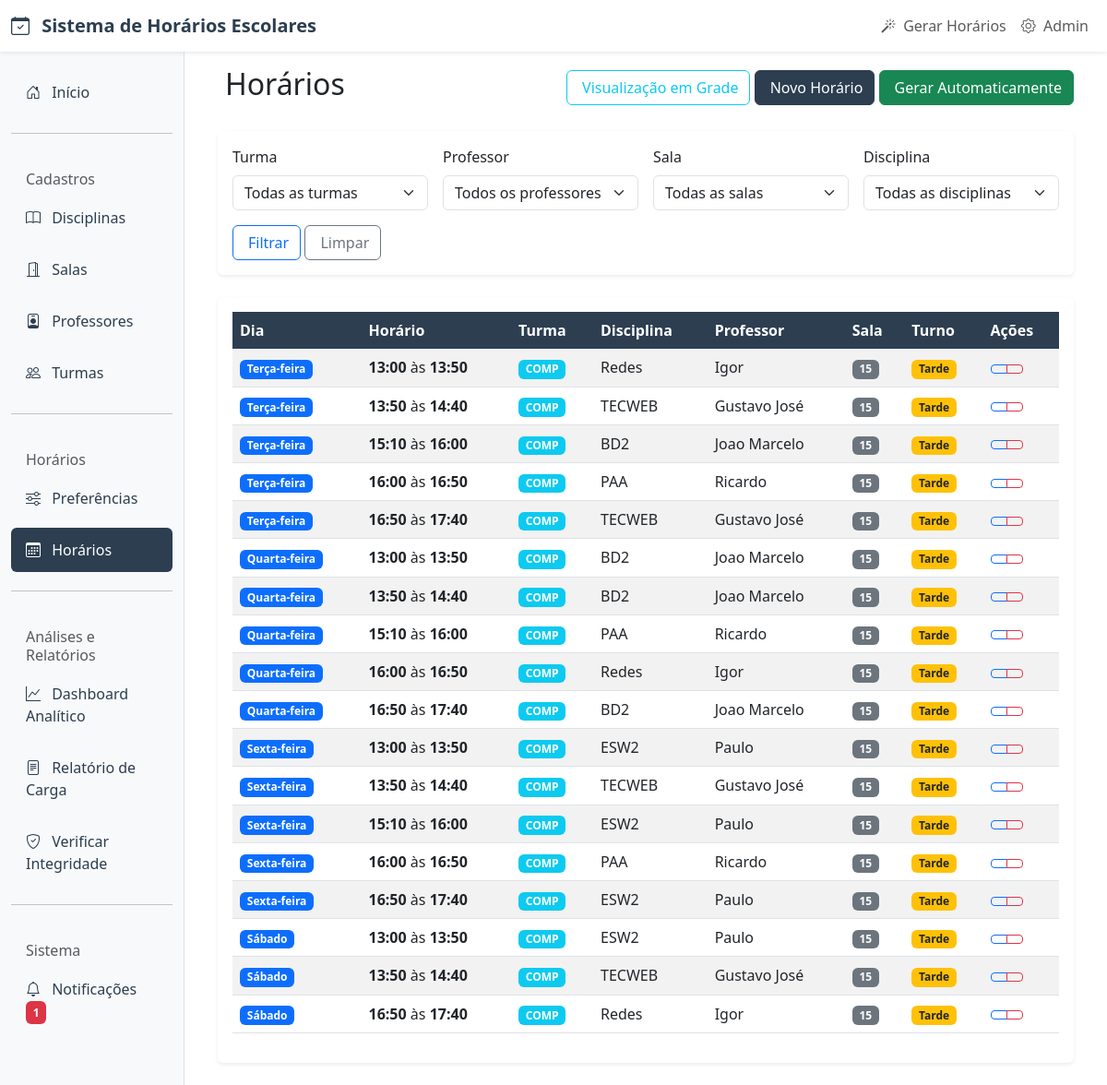
/horarios/, run on the app's committed database.
### core/models.py (models this page shows, shortened)
class Horario(models.Model):
    DIAS_SEMANA = [
        (0, 'Segunda-feira'),
        (1, 'Terça-feira'),
        (2, 'Quarta-feira'),
        (3, 'Quinta-feira'),
        (4, 'Sexta-feira'),
        (5, 'Sábado'),
        (6, 'Domingo'),
    ]
    TURNOS = [
        ('manha', 'Manhã'),
        ('tarde', 'Tarde'),
        ('noite', 'Noite'),
    ]
    turma = models.ForeignKey(
        Turma,
        on_delete=models.CASCADE,
        verbose_name="Turma",
        related_name="horarios"
    )
    disciplina = models.ForeignKey(
        Disciplina,
        on_delete=models.CASCADE,
        verbose_name="Disciplina",
        related_name="horarios"
    )
    professor = models.ForeignKey(
        Professor,
        on_delete=models.CASCADE,
        verbose_name="Professor",
        related_name="horarios"
    )
    sala = models.ForeignKey(
        Sala,
        on_delete=models.CASCADE,
        verbose_name="Sala",
        related_name="horarios"
    )
    periodo_letivo = models.ForeignKey(
        PeriodoLetivo,
        on_delete=models.CASCADE,
        verbose_name="Período Letivo",
        related_name="horarios",
        null=True,
        blank=True,
        help_text="Período letivo deste horário"
    )
    dia_semana = models.IntegerField(
        choices=DIAS_SEMANA,
        verbose_name="Dia da Semana"
    )
    turno = models.CharField(
        max_length=10,
        choices=TURNOS,
        verbose_name="Turno"
    )
    horario_inicio = models.TimeField(
        verbose_name="Horário de Início"
    )
    horario_fim = models.TimeField(
        verbose_name="Horário de Fim"
    )
    observacoes = models.TextField(
        verbose_name="Observações",
        blank=True,
        help_text="Observações sobre este horário específico"
    )
    ativo = models.BooleanField(
        default=True,
        verbose_name="Ativo",
        help_text="Se o horário está ativo"
    )
    criado_em = models.DateTimeField(auto_now_add=True)
    atualizado_em = models.DateTimeField(auto_now=True)
    class Meta:
        verbose_name = "Horário"
        verbose_name_plural = "Horários"
        ordering = ['dia_semana', 'horario_inicio']
        unique_together = [
            ['turma', 'dia_semana', 'horario_inicio', 'horario_fim', 'periodo_letivo'],
            ['professor', 'dia_semana', 'horario_inicio', 'horario_fim', 'periodo_letivo'],
            ['sala', 'dia_semana', 'horario_inicio', 'horario_fim', 'periodo_letivo'],
        ]

class Turma(models.Model):
    TURNOS_TURMA = [
        ('matutino', 'Matutino (Manhã)'),
        ('vespertino', 'Vespertino (Tarde)'),
        ('noturno', 'Noturno (Noite)'),
        ('integral', 'Integral (Manhã e Tarde)'),
        ('flexivel', 'Flexível (Qualquer Turno)'),
    ]
    nome_codigo = models.CharField(
        max_length=50,
        verbose_name="Nome/Código",
        help_text="Nome ou código identificador da turma"
    )
    serie_periodo = models.CharField(
        max_length=50,
        verbose_name="Série/Período",
        help_text="Série ou período da turma"
    )
    turno_turma = models.CharField(
        max_length=15,
        choices=TURNOS_TURMA,
        default='flexivel',
        verbose_name="Turno da Turma",
        help_text="Turno específico em que a turma estuda"
    )
    disciplinas = models.ManyToManyField(
        Disciplina,
        verbose_name="Disciplinas",
        help_text="Disciplinas cursadas pela turma",
        blank=True
    )
    numero_alunos = models.PositiveIntegerField(
        verbose_name="Número de Alunos",
        help_text="Quantidade de alunos na turma",
        validators=[MinValueValidator(1), MaxValueValidator(100)]
    )
    ativa = models.BooleanField(
        default=True,
        verbose_name="Ativa",
        help_text="Se a turma está ativa no sistema"
    )
    criado_em = models.DateTimeField(auto_now_add=True)
    atualizado_em = models.DateTimeField(auto_now=True)
    class Meta:
        verbose_name = "Turma"
        verbose_name_plural = "Turmas"
        ordering = ['nome_codigo']

class Disciplina(models.Model):
    nome = models.CharField(
        max_length=100,
        verbose_name="Nome da Disciplina",
        help_text="Nome completo da disciplina"
    )
    carga_horaria_semanal = models.PositiveIntegerField(
        verbose_name="Carga Horária Semanal",
        help_text="Número de aulas por semana",
        validators=[MinValueValidator(1), MaxValueValidator(20)]
    )
    curso_area = models.CharField(
        max_length=100,
        verbose_name="Curso/Área",
        help_text="Curso ou área da disciplina"
    )
    periodo_serie = models.CharField(
        max_length=50,
        verbose_name="Período/Série",
        help_text="Período ou série da disciplina"
    )
    ativa = models.BooleanField(
        default=True,
        verbose_name="Ativa",
        help_text="Se a disciplina está ativa no sistema"
    )
    criado_em = models.DateTimeField(auto_now_add=True)
    atualizado_em = models.DateTimeField(auto_now=True)
    class Meta:
        verbose_name = "Disciplina"
        verbose_name_plural = "Disciplinas"
        ordering = ['nome']

class Professor(models.Model):
    nome_completo = models.CharField(
        max_length=150,
        verbose_name="Nome Completo",
        help_text="Nome completo do professor"
    )
    email = models.EmailField(
        max_length=100,
        verbose_name="E-mail",
        help_text="Endereço de e-mail do professor",
        blank=True
    )
    telefone = models.CharField(
        max_length=20,
        verbose_name="Telefone",
        help_text="Telefone de contato do professor",
        blank=True
    )
    especialidade = models.CharField(
        max_length=100,
        verbose_name="Especialidade",
        help_text="Área de especialidade ou formação principal",
        blank=True
    )
    disciplinas = models.ManyToManyField(
        Disciplina,
        verbose_name="Disciplinas",
        help_text="Disciplinas que o professor pode lecionar",
        blank=True
    )
    ativo = models.BooleanField(
        default=True,
        verbose_name="Ativo",
        help_text="Se o professor está ativo no sistema"
    )
    criado_em = models.DateTimeField(auto_now_add=True)
    atualizado_em = models.DateTimeField(auto_now=True)
    class Meta:
        verbose_name = "Professor"
        verbose_name_plural = "Professores"
        ordering = ['nome_completo']

class Sala(models.Model):
    TIPOS_SALA = [
        ('normal', 'Sala Normal'),
        ('laboratorio', 'Laboratório'),
        ('auditorio', 'Auditório'),
    ]
    nome_numero = models.CharField(
        max_length=50,
        verbose_name="Nome/Número da Sala",
        help_text="Nome ou número identificador da sala"
    )
    tipo = models.CharField(
        max_length=20,
        choices=TIPOS_SALA,
        default='normal',
        verbose_name="Tipo da Sala",
        help_text="Tipo da sala de aula"
    )
    capacidade = models.PositiveIntegerField(
        verbose_name="Capacidade",
        help_text="Capacidade máxima de alunos",
        validators=[MinValueValidator(1), MaxValueValidator(200)]
    )
    ativa = models.BooleanField(
        default=True,
        verbose_name="Ativa",
        help_text="Se a sala está ativa no sistema"
    )
    criado_em = models.DateTimeField(auto_now_add=True)
    atualizado_em = models.DateTimeField(auto_now=True)
    class Meta:
        verbose_name = "Sala"
        verbose_name_plural = "Salas"
        ordering = ['nome_numero']

### core/views.py (the view)
# urls.py: path('horarios/', views.HorarioListView.as_view(), name='horario_list'),
class HorarioListView(ListView):
    model = Horario
    template_name = 'core/horario_list.html'
    context_object_name = 'horarios'
    paginate_by = 20
    def get_queryset(self):
        queryset = Horario.objects.all().select_related(
            'turma', 'disciplina', 'professor', 'sala'
        ).order_by('dia_semana', 'horario_inicio')
        turma_id = self.request.GET.get('turma')
        professor_id = self.request.GET.get('professor')
        sala_id = self.request.GET.get('sala')
        disciplina_id = self.request.GET.get('disciplina')
        if turma_id:
            queryset = queryset.filter(turma_id=turma_id)
        if professor_id:
            queryset = queryset.filter(professor_id=professor_id)
        if sala_id:
            queryset = queryset.filter(sala_id=sala_id)
        if disciplina_id:
            queryset = queryset.filter(disciplina_id=disciplina_id)
        return queryset
    def get_context_data(self, **kwargs):
        context = super().get_context_data(**kwargs)
        context['turmas'] = Turma.objects.filter(ativa=True).order_by('nome_codigo')
        context['professores'] = Professor.objects.filter(ativo=True).order_by('nome_completo')
        context['salas'] = Sala.objects.filter(ativa=True).order_by('nome_numero')
        context['disciplinas'] = Disciplina.objects.filter(ativa=True).order_by('nome')
        return context

### core/templates/core/horario_list.html (shortened to what this page needs)
{% extends 'core/base.html' %}
{% load static %}
{% block content %}
<div class="container-fluid">
    <div class="row">
        <div class="col-12">
            <div class="d-flex justify-content-between align-items-center mb-4">
                <h2>Horários</h2>
                <div>
                    <a href="{% url 'core:horario_grade' %}" class="btn btn-outline-info">
                        Visualização em Grade
                    </a>
                    <a href="{% url 'core:horario_create' %}" class="btn btn-primary">
                        Novo Horário
                    </a>
                    <a href="{% url 'core:gerar_horarios' %}" class="btn btn-success">
                        Gerar Automaticamente
                    </a>
                </div>
            </div>
            <div class="card mb-4">
                <div class="card-body">
                    <form method="get" class="row g-3">
                        <div class="col-md-3">
                            <label for="turma" class="form-label">Turma</label>
                            <select name="turma" id="turma" class="form-select">
                                <option value="">Todas as turmas</option>
                            </select>
                        </div>
                        <div class="col-md-3">
                            <label for="professor" class="form-label">Professor</label>
                            <select name="professor" id="professor" class="form-select">
                                <option value="">Todos os professores</option>
                            </select>
                        </div>
                        <div class="col-md-3">
                            <label for="sala" class="form-label">Sala</label>
                            <select name="sala" id="sala" class="form-select">
                                <option value="">Todas as salas</option>
                            </select>
                        </div>
                        <div class="col-md-3">
                            <label for="disciplina" class="form-label">Disciplina</label>
                            <select name="disciplina" id="disciplina" class="form-select">
                                <option value="">Todas as disciplinas</option>
                            </select>
                        </div>
                        <div class="col-12">
                            <button type="submit" class="btn btn-outline-primary">
                                Filtrar
                            </button>
                            <a href="{% url 'core:horario_list' %}" class="btn btn-outline-secondary">
                                Limpar
                            </a>
                        </div>
                    </form>
                </div>
            </div>
            {% if horarios %}
                <div class="card">
                    <div class="card-body">
                        <div class="table-responsive">
                            <table class="table table-striped table-hover">
                                <thead class="table-dark">
                                    <tr>
                                        <th>Dia</th>
                                        <th>Horário</th>
                                        <th>Turma</th>
                                        <th>Disciplina</th>
                                        <th>Professor</th>
                                        <th>Sala</th>
                                        <th>Turno</th>
                                        <th>Ações</th>
                                    </tr>
                                </thead>
                                <tbody>
                                    {% for horario in horarios %}
                                        <tr>
                                            <td>
                                                <span class="badge bg-primary">
                                                    {{ horario.get_dia_semana_display }}
                                                </span>
                                            </td>
                                            <td>
                                                <strong>{{ horario.horario_inicio|time:"H:i" }}</strong>
                                                às
                                                <strong>{{ horario.horario_fim|time:"H:i" }}</strong>
                                            </td>
                                            <td>
                                                <span class="badge bg-info">
                                                    {{ horario.turma.nome_codigo }}
                                                </span>
                                            </td>
                                            <td>{{ horario.disciplina.nome }}</td>
                                            <td>{{ horario.professor.nome_completo }}</td>
                                            <td>
                                                <span class="badge bg-secondary">
                                                    {{ horario.sala.nome_numero }}
                                                </span>
                                            </td>
                                            <td>
                                                <span class="badge bg-warning text-dark">
                                                    {{ horario.get_turno_display }}
                                                </span>
                                            </td>
                                            <td>
                                                <div class="btn-group btn-group-sm" role="group">
                                                    <a href="{% url 'core:horario_update' horario.pk %}"
                                                       class="btn btn-outline-primary" title="Editar">
                                                    </a>
                                                    <a href="{% url 'core:horario_delete' horario.pk %}"
                                                       class="btn btn-outline-danger" title="Excluir">
                                                    </a>
                                                </div>
                                            </td>
                                        </tr>
                                    {% endfor %}
                                </tbody>
                            </table>
                        </div>
                    </div>
                </div>
            {% endif %}
        </div>
    </div>
</div>
{% endblock %}

### core/templates/core/base.html (style rules this page uses)
:root { --primary-color: #2c3e50; --secondary-color: #3498db; --success-color: #27ae60; --warning-color: #f39c12; --danger-color: #e74c3c; }
.card { border: none; box-shadow: 0 0.125rem 0.25rem rgba(0, 0, 0, 0.075); transition: all 0.3s ease; }
.btn-primary { background-color: var(--primary-color); border-color: var(--primary-color); }
.table th { background-color: var(--primary-color); color: white; border: none; }

### data on the page
Horario: dia_semana "Terça-feira", horario_inicio "13:00", horario_fim "13:50", turma.nome_codigo "COMP", disciplina.nome "Redes", professor.nome_completo "Igor", sala.nome_numero "15", turno "Tarde"
Horario: dia_semana "Terça-feira", horario_inicio "13:50", horario_fim "14:40", turma.nome_codigo "COMP", disciplina.nome "TECWEB", professor.nome_completo "Gustavo José", sala.nome_numero "15", turno "Tarde"
Horario: dia_semana "Terça-feira", horario_inicio "15:10", horario_fim "16:00", turma.nome_codigo "COMP", disciplina.nome "BD2", professor.nome_completo "Joao Marcelo", sala.nome_numero "15", turno "Tarde"
Horario: dia_semana "Terça-feira", horario_inicio "16:00", horario_fim "16:50", turma.nome_codigo "COMP", disciplina.nome "PAA", professor.nome_completo "Ricardo", sala.nome_numero "15", turno "Tarde"
Horario: dia_semana "Terça-feira", horario_inicio "16:50", horario_fim "17:40", turma.nome_codigo "COMP", disciplina.nome "TECWEB", professor.nome_completo "Gustavo José", sala.nome_numero "15", turno "Tarde"
Horario: dia_semana "Quarta-feira", horario_inicio "13:00", horario_fim "13:50", turma.nome_codigo "COMP", disciplina.nome "BD2", professor.nome_completo "Joao Marcelo", sala.nome_numero "15", turno "Tarde"
Horario: dia_semana "Quarta-feira", horario_inicio "13:50", horario_fim "14:40", turma.nome_codigo "COMP", disciplina.nome "BD2", professor.nome_completo "Joao Marcelo", sala.nome_numero "15", turno "Tarde"
Horario: dia_semana "Quarta-feira", horario_inicio "15:10", horario_fim "16:00", turma.nome_codigo "COMP", disciplina.nome "PAA", professor.nome_completo "Ricardo", sala.nome_numero "15", turno "Tarde"
Horario: dia_semana "Quarta-feira", horario_inicio "16:00", horario_fim "16:50", turma.nome_codigo "COMP", disciplina.nome "Redes", professor.nome_completo "Igor", sala.nome_numero "15", turno "Tarde"
Horario: dia_semana "Quarta-feira", horario_inicio "16:50", horario_fim "17:40", turma.nome_codigo "COMP", disciplina.nome "BD2", professor.nome_completo "Joao Marcelo", sala.nome_numero "15", turno "Tarde"
Horario: dia_semana "Sexta-feira", horario_inicio "13:00", horario_fim "13:50", turma.nome_codigo "COMP", disciplina.nome "ESW2", professor.nome_completo "Paulo", sala.nome_numero "15", turno "Tarde"
Horario: dia_semana "Sexta-feira", horario_inicio "13:50", horario_fim "14:40", turma.nome_codigo "COMP", disciplina.nome "TECWEB", professor.nome_completo "Gustavo José", sala.nome_numero "15", turno "Tarde"
Horario: dia_semana "Sexta-feira", horario_inicio "15:10", horario_fim "16:00", turma.nome_codigo "COMP", disciplina.nome "ESW2", professor.nome_completo "Paulo", sala.nome_numero "15", turno "Tarde"
Horario: dia_semana "Sexta-feira", horario_inicio "16:00", horario_fim "16:50", turma.nome_codigo "COMP", disciplina.nome "PAA", professor.nome_completo "Ricardo", sala.nome_numero "15", turno "Tarde"
Horario: dia_semana "Sexta-feira", horario_inicio "16:50", horario_fim "17:40", turma.nome_codigo "COMP", disciplina.nome "ESW2", professor.nome_completo "Paulo", sala.nome_numero "15", turno "Tarde"
Horario: dia_semana "Sábado", horario_inicio "13:00", horario_fim "13:50", turma.nome_codigo "COMP", disciplina.nome "ESW2", professor.nome_completo "Paulo", sala.nome_numero "15", turno "Tarde"
Horario: dia_semana "Sábado", horario_inicio "13:50", horario_fim "14:40", turma.nome_codigo "COMP", disciplina.nome "TECWEB", professor.nome_completo "Gustavo José", sala.nome_numero "15", turno "Tarde"
Horario: dia_semana "Sábado", horario_inicio "16:50", horario_fim "17:40", turma.nome_codigo "COMP", disciplina.nome "Redes", professor.nome_completo "Igor", sala.nome_numero "15", turno "Tarde"
